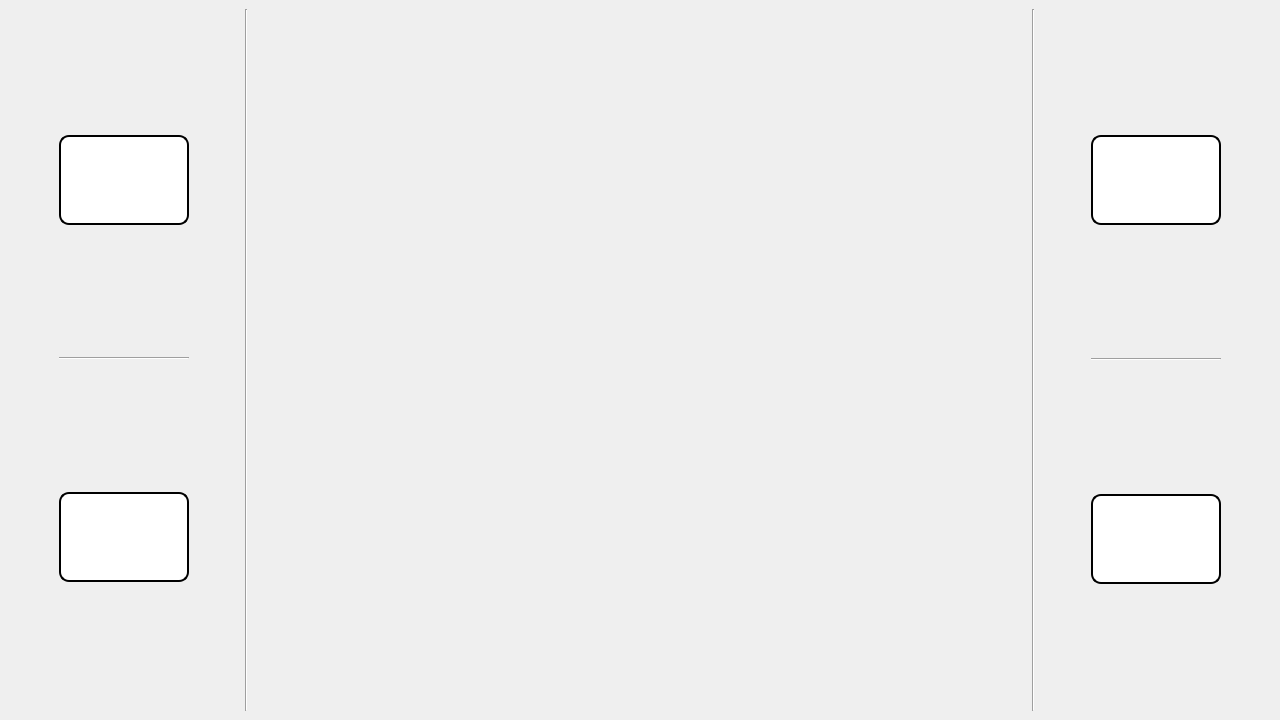
<?xml version="1.0" encoding="UTF-8"?>
<ui version="4.0">
 <class>MainWindow</class>
 <widget class="QMainWindow" name="MainWindow">
  <property name="geometry">
   <rect>
    <x>0</x>
    <y>0</y>
    <width>1280</width>
    <height>720</height>
   </rect>
  </property>
  <property name="sizePolicy">
   <sizepolicy hsizetype="Preferred" vsizetype="Preferred">
    <horstretch>0</horstretch>
    <verstretch>0</verstretch>
   </sizepolicy>
  </property>
  <property name="minimumSize">
   <size>
    <width>1280</width>
    <height>720</height>
   </size>
  </property>
  <property name="maximumSize">
   <size>
    <width>1000000</width>
    <height>1000000</height>
   </size>
  </property>
  <property name="font">
   <font>
    <family>Tahoma</family>
    <pointsize>12</pointsize>
   </font>
  </property>
  <property name="windowTitle">
   <string>CarBoard</string>
  </property>
  <property name="styleSheet">
   <string notr="true"/>
  </property>
  <property name="tabShape">
   <enum>QTabWidget::Rounded</enum>
  </property>
  <property name="unifiedTitleAndToolBarOnMac">
   <bool>false</bool>
  </property>
  <widget class="QWidget" name="centralwidget">
   <layout class="QHBoxLayout" name="horizontalLayout">
    <item>
     <layout class="QVBoxLayout" name="btnLeftLayout">
      <property name="leftMargin">
       <number>50</number>
      </property>
      <property name="topMargin">
       <number>0</number>
      </property>
      <property name="rightMargin">
       <number>50</number>
      </property>
      <property name="bottomMargin">
       <number>0</number>
      </property>
      <item>
       <widget class="QPushButton" name="GPSButton">
        <property name="sizePolicy">
         <sizepolicy hsizetype="Fixed" vsizetype="Fixed">
          <horstretch>0</horstretch>
          <verstretch>0</verstretch>
         </sizepolicy>
        </property>
        <property name="minimumSize">
         <size>
          <width>130</width>
          <height>90</height>
         </size>
        </property>
        <property name="font">
         <font>
          <family>Tahoma</family>
          <pointsize>12</pointsize>
         </font>
        </property>
        <property name="cursor">
         <cursorShape>PointingHandCursor</cursorShape>
        </property>
        <property name="styleSheet">
         <string notr="true">QPushButton{
	background-color: white;
	border-radius:10px;
	border: 2px solid black
}

QPushButton::checked{
	background-color: #a6e9ff;
	border-radius: 10px;
	border: 2px solid black
}
</string>
        </property>
        <property name="text">
         <string/>
        </property>
        <property name="icon">
         <iconset resource="resources.qrc">
          <normaloff>:/Icons/Icons/maps-pin-black-icon.svg</normaloff>:/Icons/Icons/maps-pin-black-icon.svg</iconset>
        </property>
        <property name="iconSize">
         <size>
          <width>48</width>
          <height>48</height>
         </size>
        </property>
        <property name="checkable">
         <bool>true</bool>
        </property>
       </widget>
      </item>
      <item>
       <widget class="Line" name="line">
        <property name="orientation">
         <enum>Qt::Horizontal</enum>
        </property>
       </widget>
      </item>
      <item>
       <widget class="QPushButton" name="HomeButton">
        <property name="sizePolicy">
         <sizepolicy hsizetype="Fixed" vsizetype="Fixed">
          <horstretch>0</horstretch>
          <verstretch>0</verstretch>
         </sizepolicy>
        </property>
        <property name="minimumSize">
         <size>
          <width>130</width>
          <height>90</height>
         </size>
        </property>
        <property name="font">
         <font>
          <family>Tahoma</family>
          <pointsize>12</pointsize>
         </font>
        </property>
        <property name="cursor">
         <cursorShape>PointingHandCursor</cursorShape>
        </property>
        <property name="styleSheet">
         <string notr="true">QPushButton{
	background-color: white;
	border-radius:10px;
	border: 2px solid black
}

QPushButton::checked{
	background-color: #a6e9ff;
	border-radius: 10px;
	border: 2px solid black
}
</string>
        </property>
        <property name="text">
         <string/>
        </property>
        <property name="icon">
         <iconset resource="resources.qrc">
          <normaloff>:/Icons/Icons/home-icon.svg</normaloff>:/Icons/Icons/home-icon.svg</iconset>
        </property>
        <property name="iconSize">
         <size>
          <width>48</width>
          <height>48</height>
         </size>
        </property>
        <property name="checkable">
         <bool>true</bool>
        </property>
       </widget>
      </item>
     </layout>
    </item>
    <item>
     <widget class="Line" name="line_2">
      <property name="orientation">
       <enum>Qt::Vertical</enum>
      </property>
     </widget>
    </item>
    <item>
     <widget class="QStackedWidget" name="stackedWidget">
      <property name="currentIndex">
       <number>-1</number>
      </property>
     </widget>
    </item>
    <item>
     <widget class="Line" name="line_3">
      <property name="orientation">
       <enum>Qt::Vertical</enum>
      </property>
     </widget>
    </item>
    <item>
     <layout class="QVBoxLayout" name="btnRightLayout">
      <property name="spacing">
       <number>7</number>
      </property>
      <property name="leftMargin">
       <number>50</number>
      </property>
      <property name="rightMargin">
       <number>50</number>
      </property>
      <item>
       <widget class="QPushButton" name="AVButton">
        <property name="sizePolicy">
         <sizepolicy hsizetype="Fixed" vsizetype="Fixed">
          <horstretch>0</horstretch>
          <verstretch>0</verstretch>
         </sizepolicy>
        </property>
        <property name="minimumSize">
         <size>
          <width>130</width>
          <height>90</height>
         </size>
        </property>
        <property name="font">
         <font>
          <family>Tahoma</family>
          <pointsize>12</pointsize>
         </font>
        </property>
        <property name="cursor">
         <cursorShape>PointingHandCursor</cursorShape>
        </property>
        <property name="styleSheet">
         <string notr="true">QPushButton{
	background-color: white;
	border-radius:10px;
	border: 2px solid black
}

QPushButton::checked{
	background-color: #a6e9ff;
	border-radius: 10px;
	border: 2px solid black
}
</string>
        </property>
        <property name="text">
         <string/>
        </property>
        <property name="icon">
         <iconset resource="resources.qrc">
          <normaloff>:/Icons/Icons/headphone-icon.svg</normaloff>:/Icons/Icons/headphone-icon.svg</iconset>
        </property>
        <property name="iconSize">
         <size>
          <width>48</width>
          <height>48</height>
         </size>
        </property>
        <property name="checkable">
         <bool>true</bool>
        </property>
       </widget>
      </item>
      <item>
       <widget class="Line" name="line_4">
        <property name="orientation">
         <enum>Qt::Horizontal</enum>
        </property>
       </widget>
      </item>
      <item>
       <widget class="QPushButton" name="VCButton">
        <property name="sizePolicy">
         <sizepolicy hsizetype="Fixed" vsizetype="Fixed">
          <horstretch>0</horstretch>
          <verstretch>0</verstretch>
         </sizepolicy>
        </property>
        <property name="minimumSize">
         <size>
          <width>130</width>
          <height>90</height>
         </size>
        </property>
        <property name="font">
         <font>
          <family>Tahoma</family>
          <pointsize>12</pointsize>
         </font>
        </property>
        <property name="cursor">
         <cursorShape>PointingHandCursor</cursorShape>
        </property>
        <property name="styleSheet">
         <string notr="true">QPushButton{
	background-color: white;
	border-radius:10px;
	border: 2px solid black
}

QPushButton::checked{
	background-color: #a6e9ff;
	border-radius: 10px;
	border: 2px solid black
}
</string>
        </property>
        <property name="text">
         <string/>
        </property>
        <property name="icon">
         <iconset resource="resources.qrc">
          <normaloff>:/Icons/Icons/microphone-icon.svg</normaloff>:/Icons/Icons/microphone-icon.svg</iconset>
        </property>
        <property name="iconSize">
         <size>
          <width>48</width>
          <height>48</height>
         </size>
        </property>
        <property name="checkable">
         <bool>true</bool>
        </property>
       </widget>
      </item>
     </layout>
    </item>
   </layout>
  </widget>
 </widget>
 <resources>
  <include location="resources.qrc"/>
 </resources>
 <connections/>
</ui>
